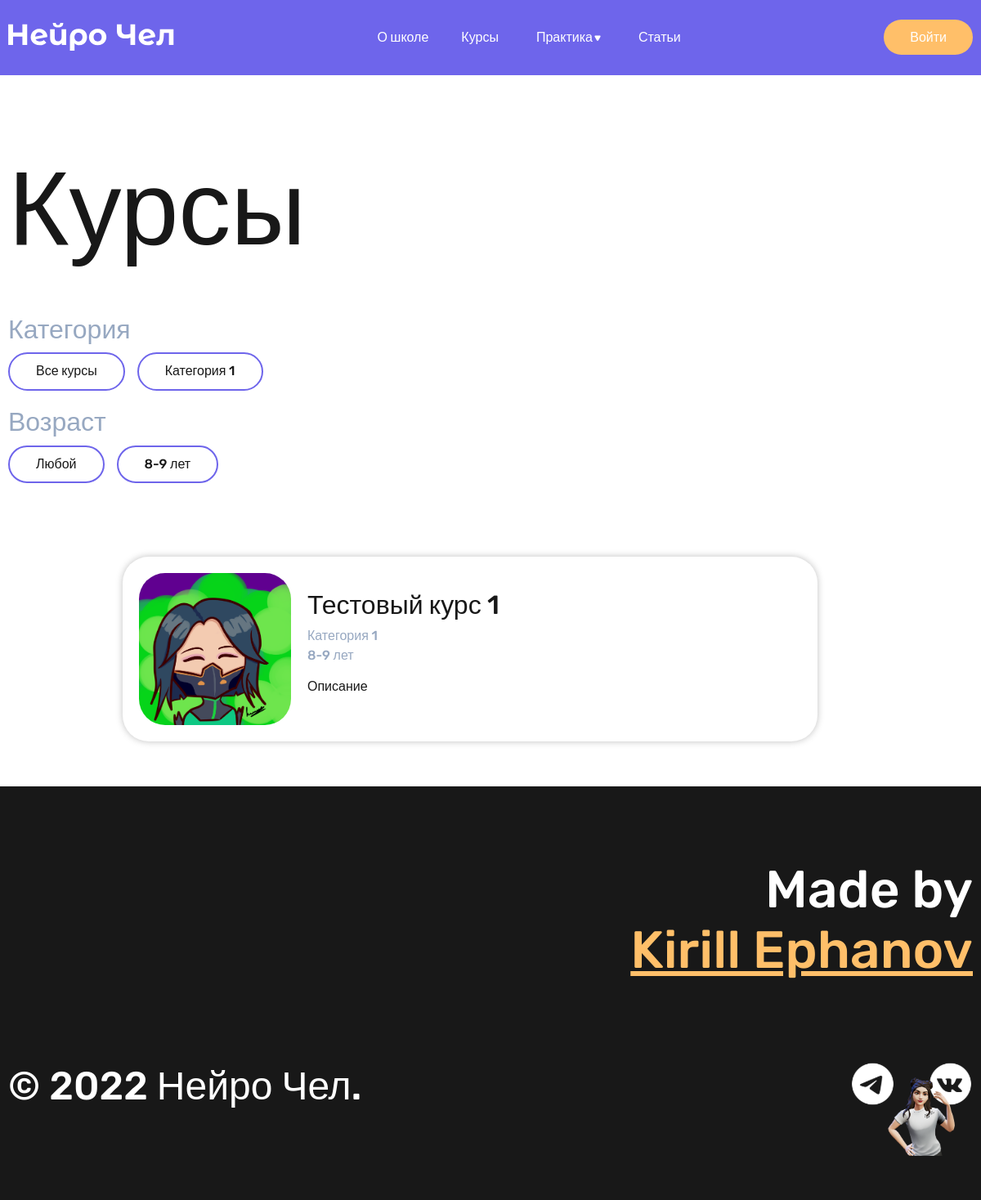
/courses/age/1/, run on an earlier commit of the app's database.
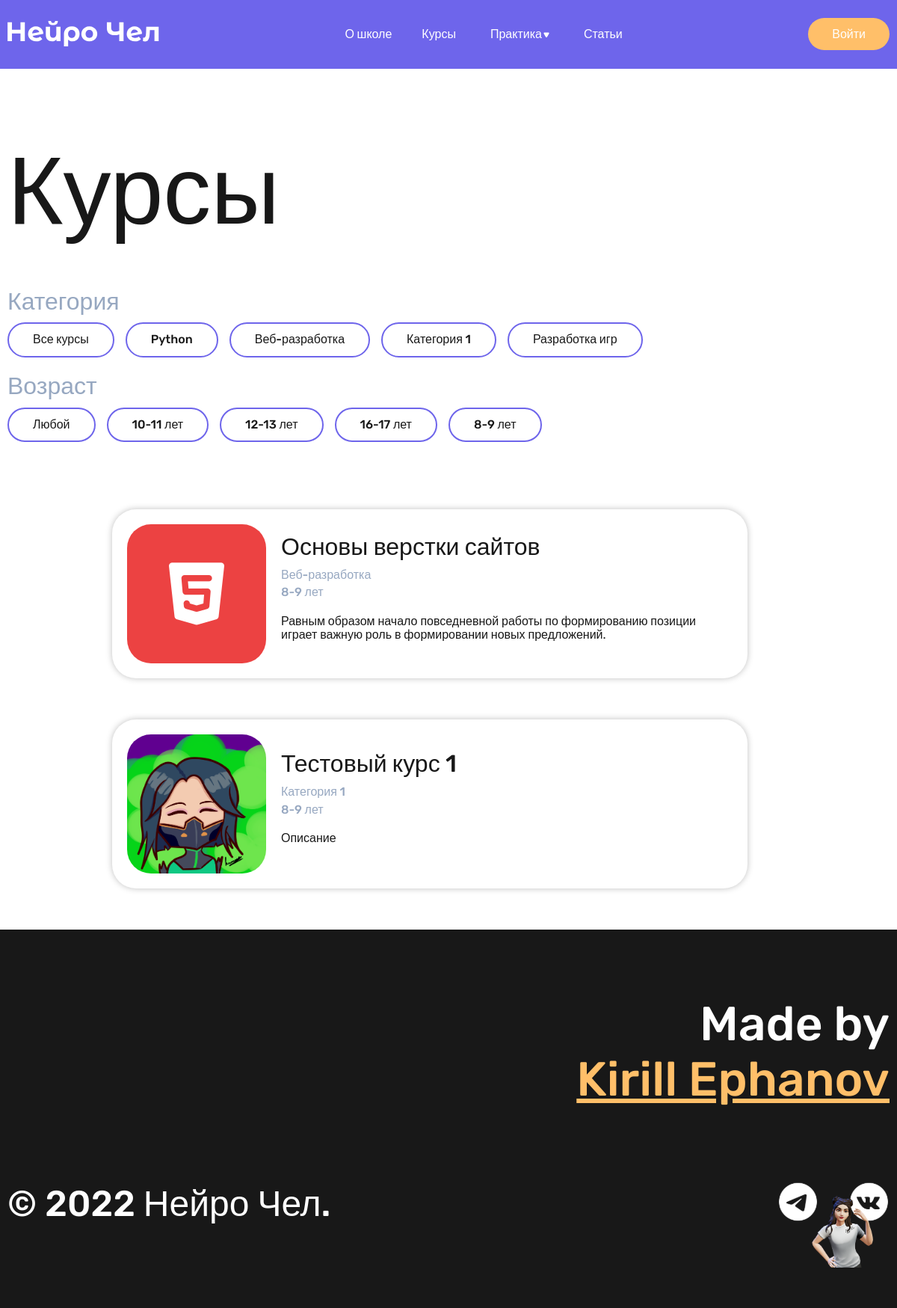
And on a later commit of the database.
### blablycode_app/models.py (models this page shows, shortened)
class Category(models.Model):
    category_title = models.CharField(max_length=150, verbose_name='Название категории')
    def __str__(self):
        return self.category_title
    class Meta:
        verbose_name = 'Категория'
        verbose_name_plural = 'Категории'
        ordering = ['category_title']

class Age(models.Model):
    age_title = models.CharField(max_length=50, verbose_name='Возраст')
    def __str__(self):
        return self.age_title
    class Meta:
        verbose_name = 'Возраст'
        verbose_name_plural = 'Возраст'
        ordering = ['age_title']

class Course(models.Model):
    сourse_title = models.CharField(max_length=150, verbose_name='Название курса')
    course_icon = models.ImageField(upload_to='photos/%Y/%m/%d/', verbose_name='Иконка курса', blank=True)
    course_description = models.TextField(max_length=250, verbose_name='Описание курса')
    course_category = models.ForeignKey('Category', on_delete=models.PROTECT, null=True, verbose_name='Категория')
    course_created_at = models.DateTimeField(auto_now_add=True, verbose_name='Дата создания')
    course_age = models.ForeignKey('Age', on_delete=models.PROTECT, null=True, verbose_name='Возраст')
    class Meta:
        verbose_name = 'Курс'
        verbose_name_plural = 'Курсы'
        ordering = ['-course_created_at']

### blablycode_app/views.py (the view)
# urls.py: path('courses/age/<int:age_id>/', get_courses_age, name='courses_age'),
def get_courses_age(request, age_id):
    courses = Course.objects.filter(course_age_id=age_id)
    categories = Category.objects.all()
    ages = Age.objects.all()
    age = Age.objects.get(pk=age_id)
    context = {'courses': courses, 'categories': categories, 'age': age, 'ages': ages}
    return render(request=request, template_name='blablycode_app/courses_age.html', context=context)

### blablycode_app/templates/blablycode_app/courses_age.html
{% extends 'base.html' %}
{% block content %}
    <div class="wrapper">
        <h1 class="page-title">Курсы</h1>
    </div>
    <section>
        <div class="wrapper">
            <div class="filter-block">
                <div class="filter-top">
                    <p class="filter__title">
                        Категория
                    </p>
                    <div class="filter__content">
                        <a href="{% url 'courses' %}" class="filter__link">Все курсы</a>
                        {% for item in categories %}
                        <a href="{% url 'courses_category' item.pk %}" class="filter__link">{{ item.category_title }}</a>
                        {% endfor %}
                    </div>
                </div>
                <div class="filter-bottom">
                    <p class="filter__title">
                        Возраст
                    </p>
                    <div class="filter__content">
                        <a href="{% url 'courses' %}" class="filter__link">Любой</a>
                        {% for item in ages %}
                        <a href="{% url 'courses_age' item.pk %}" class="filter__link">{{ item.age_title }}</a>
                        {% endfor %}
                    </div>
                </div>
            </div>
        </div>
    </section>
    <section>
        <div class="course-catalog-wrapper">
            <div class="course-catalog">
                {% for item in courses %}
                <a href="open_course.html" class="card-link">
                    <div class="course-card">
                        <div class="course-card-container">
                            <div class="course-card__photo">
                                {% if item.course_icon %}
                                <img src="{{ item.course_icon.url }}" alt="" class="course-card__photo__img">
                                {% endif %}
                            </div>
                            <div class="course-card__content">
                                <p class="course-card__title">
                                    {{ item.сourse_title }}
                                </p>
                                <div class="course-card__categories">
                                    <p class="course-card__category">
                                        {{ item.course_category }}
                                    </p>
                                    <p class="course-card__category">
                                        {{ item.course_age }}
                                    </p>
                                </div>
                                <p class="course-card__description">
                                    {{ item.course_description }}
                                </p>
                            </div>
                        </div>
                    </div>
                </a>
                {% endfor %}
            </div>
        </div>
    </section>
{% endblock %}

What changed in the data, as far as the page shows it:
added Category: category_title "Python"
added Category: category_title "Веб-разработка"
added Category: category_title "Разработка игр"
added Age: age_title "10-11 лет"
added Age: age_title "12-13 лет"
added Age: age_title "16-17 лет"
added Course: course_icon (picture), сourse_title "Основы верстки сайтов", course_category "Веб-разработка", course_age "8-9 лет", course_description "Равным образом начало повседневной работы по формированию позиции играет важную роль в формировании новых предложений."
